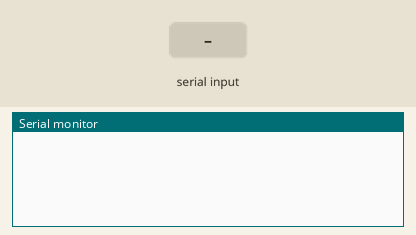
The sketch below on a simulated Arduino Mega 2560, built with avr-gcc and run on an emulated ATmega2560. On the bench: the last lines printed to the serial monitor. The test bench sets the inputs (shaded band).

Above: at 1.2 s.
1.3 s: "1\n" received over the second serial link
At 2.3 s:
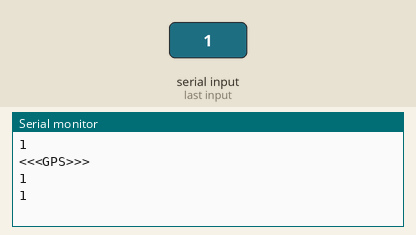
2.8 s: "0\n" received over the second serial link
At 3.4 s:
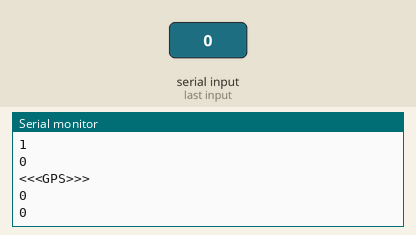
4.3 s: "2\n" received over the second serial link
At 5.7 s:
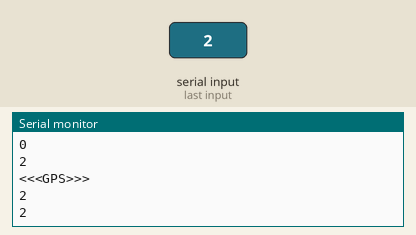
Timing chart, 0 to 7.3 s (numbered marks = the images above; inputs shaded):
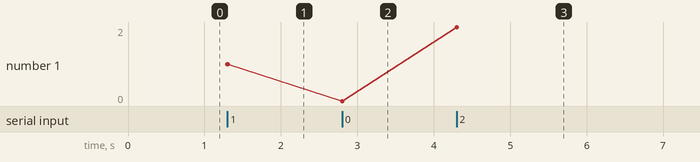

The sketch:

gps_dog_06.ino
```cpp
/*
 * This is the Arduino code Ublox NEO-6M GPS module
 * this code extracts the GPS latitude and longitude so it can be used for other purposes

 *
 * Written by Ahmad Nejrabi for Robojax Video
 * Date: Jan. 24, 2017, in Ajax, Ontario, Canada
 * Permission granted to share this code given that this
 * note is kept with the code.
 * Disclaimer: this code is "AS IS" and for educational purpose only.
 *
 */

// written for RoboJax.com
String inputString = "";        // a string to hold incoming data
boolean stringComplete = false; // whether the string is complete
String signal = "$GPGLL";
void setup()
{
    // initialize Serial:
    Serial.begin(115200);
    // initialize Serial2:
    Serial2.begin(9600);
    // reserve 200 bytes for the inputString:
    inputString.reserve(200);
}

void loop()
{
    Serial2Event();

    // print the string when a newline arrives:
    if (stringComplete)
    {
        Serial.println("<<<GPS>>>");
        Serial.println(inputString);
        //
        String BB = inputString.substring(0, 6);
        Serial.println(BB);
        if (BB == signal)
        {
            String LAT = inputString.substring(7, 17);
            int LATperiod = LAT.indexOf('.');
            int LATzero = LAT.indexOf('0');
            if (LATzero == 0)
            {
                LAT = LAT.substring(1);
            }

            String LON = inputString.substring(20, 31);
            int LONperiod = LON.indexOf('.');
            int LONTzero = LON.indexOf('0');
            if (LONTzero == 0)
            {
                LON = LON.substring(1);
            }

            Serial.println(LAT);
            Serial.println(LON);
        }

        // clear the string:
        inputString = "";
        stringComplete = false;
    }
}

/*
Serial2Event occurs whenever a new data comes in the
hardware Serial2 RX. This routine is run between each
time loop() runs, so using delay inside loop can delay
response. Multiple bytes of data may be available.
*/
void Serial2Event()
{
    while (Serial2.available())
    {
        // get the new byte:
        char inChar = (char)Serial2.read();
        Serial.print(inChar);
        // if(inChar=='\r') Serial.print("<CR>");
        // if(inChar=='\n') Serial.print("<LF>");

        // add it to the inputString:
        inputString += inChar;
        // if the incoming character is a newline, set a flag
        // so the main loop can do something about it:
        if (inChar == '\n')
        {
            stringComplete = true;
        }
    }
}
```

Measured:
- after the input at 1.3 s, the serial monitor: prints a new line at once (image 1)
- after the input at 2.8 s, the serial monitor: prints a new line at once (image 2)
- after the input at 4.3 s, the serial monitor: prints a new line at once (image 3)
- plotted number 1: 1 → 0 after the input at 2.8 s, 0 → 2 after the input at 4.3 s
